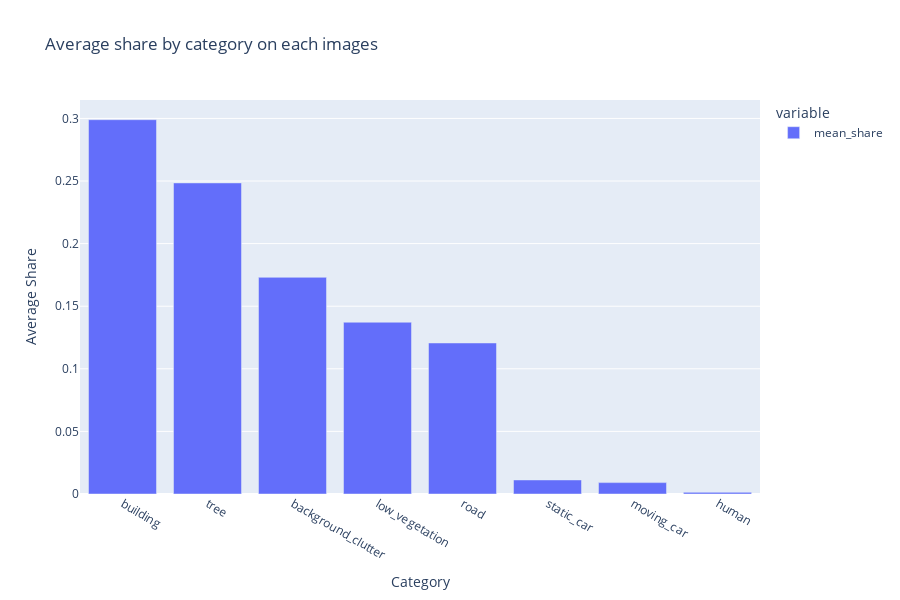

Source (notebook cell):
### Markdown cell above
This plot answers for a question what part of the image a certain class occupies, as the result we see that on average the biggest class is the building and the smallest is human. This makes sense, because the photos are taken from the air and objects like building or green areas are larger than people or cars.

### Code cell
average_shares = pd.DataFrame(df[columns_share].mean()).rename(columns={0: 'mean_share'}).sort_values(by='mean_share', ascending=False)

fig = px.bar(average_shares, 
       labels={'index': 'Category', 'value': 'Average Share'},
       title='Average share by category on each images',
       height=600)

fig.show()

### Figure 1 — Plotly figure (JSON) as saved in the notebook; plotly's stock layout.template omitted (floating-point values rounded to 4 significant figures)
{"data": [{"hovertemplate": "variable=mean_share<br>Category=%{x}<br>Average Share=%{y}<extra></extra>", "legendgroup": "mean_share", "marker": {"color": "#636efa", "pattern": {"shape": ""}}, "name": "mean_share", "orientation": "v", "showlegend": true, "textposition": "auto", "type": "bar", "x": ["building", "tree", "background_clutter", "low_vegetation", "road", "static_car", "moving_car", "human"], "xaxis": "x", "y": [0.299, 0.2485, 0.1731, 0.1372, 0.1206, 0.01122, 0.009096, 0.001316], "yaxis": "y"}], "layout": {"barmode": "relative", "height": 600, "legend": {"title": {"text": "variable"}, "tracegroupgap": 0}, "title": {"text": "Average share by category on each images"}, "xaxis": {"anchor": "y", "domain": [0, 1], "title": {"text": "Category"}}, "yaxis": {"anchor": "x", "domain": [0, 1], "title": {"text": "Average Share"}}}}
